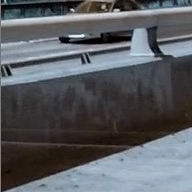
#> input picture subimg.png, 192 x 192 px
$ jupyter execute --allow-errors extract-normalized-HOG-features-and-train-classifier.ipynb
#> lines starting #> are read from the running program, lines starting #| are printed output that depends on the picture
[cell 1]
import glob, os
import matplotlib.image as mpimg
import matplotlib.pyplot as plt
import numpy as np
import cv2
import glob
import time
from sklearn.svm import LinearSVC, SVC
from sklearn.preprocessing import StandardScaler
from skimage.feature import hog
# NOTE: the next import is only valid for scikit-learn version <= 0.17
# for scikit-learn >= 0.18 use:
# from sklearn.model_selection import train_test_split
import sklearn
print(sklearn.__version__)
from sklearn.cross_validation import train_test_split
from sklearn.grid_search import GridSearchCV
from sklearn.metrics import accuracy_score

[cell 2]
# read list of vehicles file
cars = []
for directory in glob.glob("data/vehicles/*"):
    cars.extend(glob.glob(directory+"/*"))
len(cars)

[cell 3]
notcars = []
for directory in glob.glob("data/non-vehicles/*"):
    notcars.extend(glob.glob(directory+"/*"))
len(notcars)

[cell 4]
from random import shuffle

shuffle(cars)
shuffle(notcars)

plt.figure(figsize=(20,20))
#> (the rest of this cell did not finish here and is left out)

# Extracting HOG features

[cell 5]
# Define a function to return HOG features and visualization
def get_hog_features(img, orient, pix_per_cell, cell_per_block,
                        vis=False, feature_vec=True):
    # Call with two outputs if vis==True
    if vis == True:
        features, hog_image = hog(img, orientations=orient, pixels_per_cell=(pix_per_cell, pix_per_cell),
                                  cells_per_block=(cell_per_block, cell_per_block), block_norm= 'L2-Hys',
                                  transform_sqrt=True,
                                  visualise=vis, feature_vector=feature_vec)
        return features, hog_image
    # Otherwise call with one output
    else:
        features = hog(img, orientations=orient, pixels_per_cell=(pix_per_cell, pix_per_cell),
                       cells_per_block=(cell_per_block, cell_per_block), block_norm= 'L2-Hys',
                       transform_sqrt=True,
                       visualise=vis, feature_vector=feature_vec)
        return features

#> (a cell that did not finish here is left out)

#> (a cell that did not finish here is left out)

#> (a cell that did not finish here is left out)

[cell 9]
# Define a function to extract features from a list of images
# Have this function call bin_spatial() and color_hist()
def extract_features(imgs, cspace='RGB', orient=9,
                     pix_per_cell=8, cell_per_block=2,
                     hog_channel='ALL',
                     resize=False):
    # Create a list to append feature vectors to
    features = []
    # Iterate through the list of images
    for file in imgs:
        # Read in each one by one
        image = mpimg.imread(file)
        if resize: image = cv2.resize(image, (64, 64))
        # apply color conversion if other than 'RGB'
        if cspace != 'RGB':
            if cspace == 'HSV':
                feature_image = cv2.cvtColor(image, cv2.COLOR_RGB2HSV)
            elif cspace == 'LUV':
                feature_image = cv2.cvtColor(image, cv2.COLOR_RGB2LUV)
            elif cspace == 'HLS':
                feature_image = cv2.cvtColor(image, cv2.COLOR_RGB2HLS)
            elif cspace == 'YUV':
                feature_image = cv2.cvtColor(image, cv2.COLOR_RGB2YUV)
            elif cspace == 'YCrCb':
                feature_image = cv2.cvtColor(image, cv2.COLOR_RGB2YCrCb)
        else: feature_image = np.copy(image)

        # Call get_hog_features() with vis=False, feature_vec=True
        if hog_channel == 'ALL':
            hog_features = []
            for channel in range(feature_image.shape[2]):
                hog_features.append(get_hog_features(feature_image[:,:,channel],
                                    orient, pix_per_cell, cell_per_block,
                                    vis=False, feature_vec=True))
            hog_features = np.ravel(hog_features)
        else:
            hog_features = get_hog_features(feature_image[:,:,hog_channel], orient,
                        pix_per_cell, cell_per_block, vis=False, feature_vec=True)
        # Append the new feature vector to the features list
        features.append(hog_features/np.linalg.norm(hog_features))
    # Return list of feature vectors
    return features

[cell 10]
# Reduce the sample size because HOG features are slow to compute
# The quiz evaluator times out after 13s of CPU time
#sample_size = 500 #set sample_size = -1 to include all images
#cars = cars[0:sample_size]
#notcars = notcars[0:sample_size]

[cell 11]
len(cars)

[cell 12]
### TODO: Tweak these parameters and see how the results change.
colorspace = 'RGB' # Can be RGB, HSV, LUV, HLS, YUV, YCrCb
orient = 9
pix_per_cell = 8
cell_per_block = 2
hog_channel = 'ALL' # Can be 0, 1, 2, or "ALL"

t=time.time()
car_features = extract_features(cars, cspace=colorspace, orient=orient,
                        pix_per_cell=pix_per_cell, cell_per_block=cell_per_block,
                        hog_channel=hog_channel)
notcar_features = extract_features(notcars, cspace=colorspace, orient=orient,
                        pix_per_cell=pix_per_cell, cell_per_block=cell_per_block,
                        hog_channel=hog_channel)
t2 = time.time()
print(round(t2-t, 2), 'Seconds to extract HOG features...')

[cell 13]
norm_car_features = [np.linalg.norm(x) for x in car_features ]
norm_notcar_features = [np.linalg.norm(x) for x in notcar_features ]

#> (the rest of this cell did not finish here and is left out)

[cell 14]
print(np.mean(norm_car_features))
print(np.mean(norm_notcar_features))

[cell 15]
import pickle
with open('normalized_features.pickle', 'wb') as handle:
    pickle.dump({'car_features':car_features, 'notcar_features':notcar_features}, handle, protocol=pickle.HIGHEST_PROTOCOL)

# Training classifiers

[cell 16]
# Create an array stack of feature vectors
X = np.vstack((car_features, notcar_features)).astype(np.float64)

# Define the labels vector
y = np.hstack((np.ones(len(car_features)), np.zeros(len(notcar_features))))

# Split up data into randomized training and test sets
rand_state = np.random.randint(0, 100)
#> (the rest of this cell did not finish here and is left out)

#> (a cell that did not finish here is left out)

#> (a cell that did not finish here is left out)

#> (a cell that did not finish here is left out)

## Linear SVM

[cell 20]
# Use a linear SVC
svc = LinearSVC()
# Check the training time for the SVC
t=time.time()
#> (the rest of this cell did not finish here and is left out)

[cell 21]
# test HOG visualization
img = cv2.imread('subimg.png')
#> img is the input picture: shape (192, 192, 3); mean B, G, R 96.2, 91.8, 88.8
img = cv2.resize(img, (64, 64))
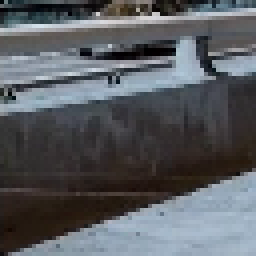
#> img: shape (64, 64, 3) (shown 4 times larger); mean B, G, R 95.9, 91.5, 88.5

orient = 9
pix_per_cell = 8
cell_per_block = 2

#features, hog_image = get_hog_features(img[:,:,0], orient, pix_per_cell, cell_per_block,
#                        vis=True, feature_vec=True)

features = extract_features(['subimg.png'], cspace='RGB', orient=9,
                     pix_per_cell=8, cell_per_block=2,
                     hog_channel='ALL',
                     resize=True)
#> features = 1 item

plt.figure(figsize=(20,20));
plt.subplot(1,2,1)
plt.imshow(img)
plt.subplot(1,2,2)
#> (the rest of this cell did not finish here and is left out)
